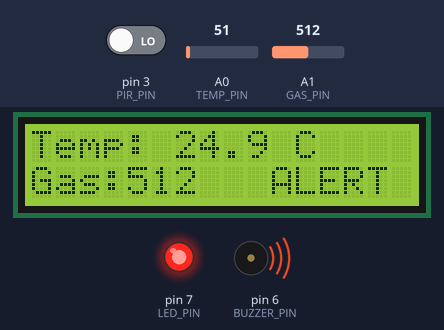
The sketch below on a simulated Arduino Uno, built with avr-gcc and run on an emulated ATmega328P. Parts: 16×2 character LCD, output pins drawn as LEDs (lit = HIGH), buzzer (waves = sounding, pin HIGH). The inputs (shaded band) are chosen by the test bench; at power-on: A1 (GAS_PIN) = 512, A0 (TEMP_PIN) = 51, pin 3 (PIR_PIN) LOW. What the sketch prints to the serial monitor is not drawn.

Above: at 3.2 s.
3.3 s: A1 (GAS_PIN) set to 412
At 5.4 s:
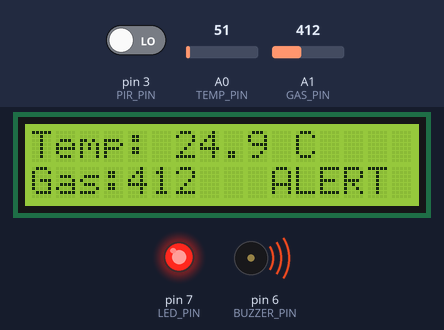
6.0 s: A1 (GAS_PIN) set to 382
At 6.7 s:
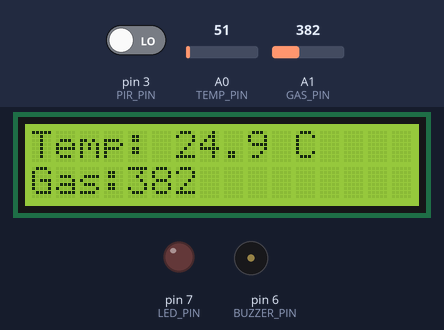
8.7 s: A0 (TEMP_PIN) set to 61
At 10.6 s:
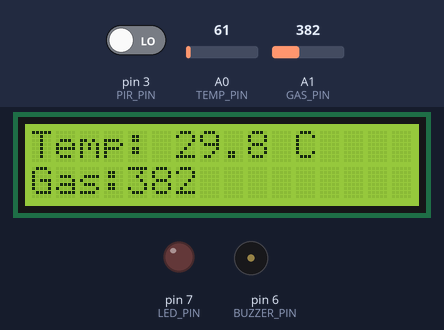
11.7 s: pin 3 (PIR_PIN) driven HIGH
At 13.2 s:
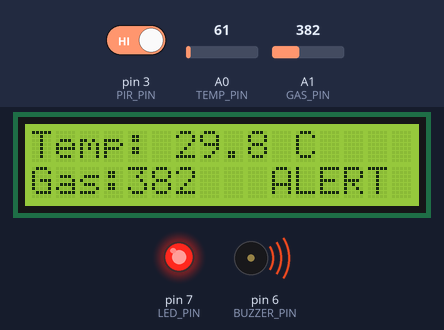
14.4 s: A0 (TEMP_PIN) set to 71
At 17.0 s:
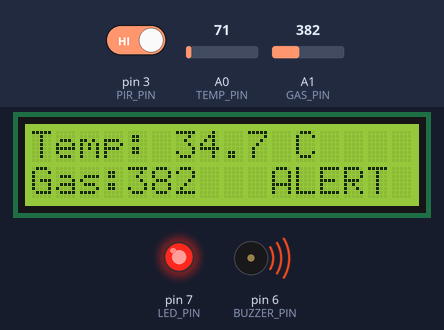
17.8 s: pin 3 (PIR_PIN) driven LOW
At 19.6 s:
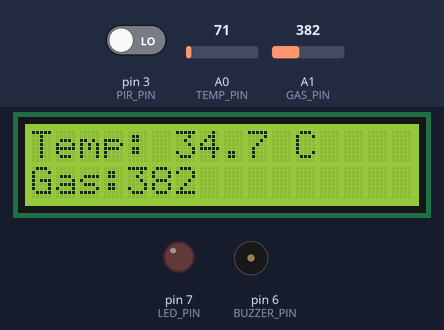
Timing chart, 0 to 21.1 s (numbered marks = the images above; inputs shaded):
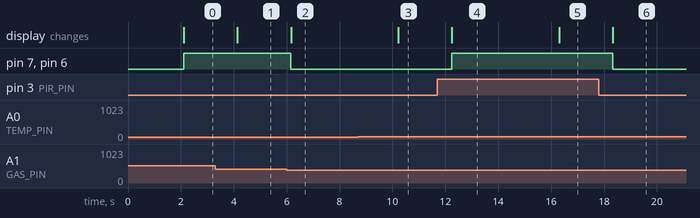

Measured:
- the behaviour switches between 401 and 400 on A1 (GAS_PIN) (found by bisection; images 1 and 2)
- after the input at 3.3 s, the display: changes after 0.84 s (image 1)
- after the input at 6.0 s, pin 7 (LED_PIN), pin 6 (BUZZER_PIN): HIGH → LOW after 0.16 s; the display: changes after 0.16 s (image 2)
- after the input at 8.7 s, the display: changes after 1.5 s (image 3)
- after the input at 11.7 s, pin 7 (LED_PIN), pin 6 (BUZZER_PIN): LOW → HIGH after 0.54 s; the display: changes after 0.55 s (image 4)
- after the input at 14.4 s, the display: changes after 1.9 s (image 5)
- after the input at 17.8 s, pin 7 (LED_PIN), pin 6 (BUZZER_PIN): HIGH → LOW after 0.52 s; the display: changes after 0.53 s (image 6)

The sketch:

sketch.ino
```cpp
#include <Wire.h>
#include <LiquidCrystal_I2C.h>

#define TEMP_PIN A0
#define GAS_PIN A1
#define PIR_PIN 3
#define BUZZER_PIN 6
#define LED_PIN 7

LiquidCrystal_I2C lcd(0x27, 16, 2);  // LCD address 0x27, 16 columns, 2 rows

void setup() {
  pinMode(PIR_PIN, INPUT);
  pinMode(BUZZER_PIN, OUTPUT);
  pinMode(LED_PIN, OUTPUT);

  Serial.begin(9600); // Start serial for dashboard integration

  lcd.begin(16, 2);
  lcd.backlight();
  lcd.setCursor(0, 0);
  lcd.print("Smart Factory");
  delay(2000);
  lcd.clear();
}

void loop() {
  // Read temperature from LM35
  int tempValue = analogRead(TEMP_PIN);
  float voltage = tempValue * (5.0 / 1023.0);
  float temperature = voltage * 100.0; // 10mV per °C

  // Read gas value from MQ-2
  int gasValue = analogRead(GAS_PIN);

  // Read motion from PIR sensor
  int motion = digitalRead(PIR_PIN);

  // Display temperature
  lcd.setCursor(0, 0);
  lcd.print("Temp: ");
  lcd.print(temperature, 1);
  lcd.print(" C ");

  // Display gas and alert if needed
  lcd.setCursor(0, 1);
  lcd.print("Gas:");
  lcd.print(gasValue);
  lcd.print(" ");

  if (motion == HIGH || gasValue > 400) {
    digitalWrite(BUZZER_PIN, HIGH);
    digitalWrite(LED_PIN, HIGH);
    lcd.setCursor(10, 1);
    lcd.print("ALERT");
  } else {
    digitalWrite(BUZZER_PIN, LOW);
    digitalWrite(LED_PIN, LOW);
    lcd.setCursor(10, 1);
    lcd.print("     "); // Clear alert text
  }

  // 🔁 Send data to serial monitor as JSON
  Serial.print("{\"temperature\":");
  Serial.print(temperature, 1);
  Serial.print(",\"gas\":");
  Serial.print(gasValue);
  Serial.print(",\"motion\":");
  Serial.print(motion);
  Serial.println("}");

  delay(2000); // Delay for 2 seconds
}
```
